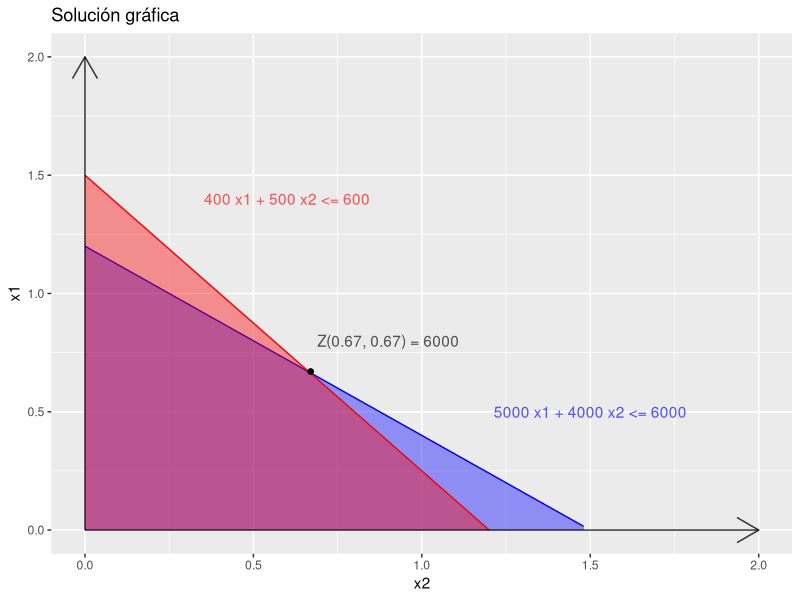

The R source for this figure:
## ---- chunk 1
# install.packages("lpSolve")
library(lpSolve)

# Coeficientes de la funcion objetivo
f.obj <- c(4500, 4500)
f.obj # Imprimimos los coef de la funcion obj, para ver que esten bien inicializados
## ---- chunk 2

# Inicializamos la matriz de coeficientes de las restricciones por fila
# No se considera la restricción de no negatividad ya que es asumida automáticamente
f.con <- matrix(c(5000, 4000, 400, 500), nrow = 2, byrow = TRUE)

# Inicializamos los signos de las inecuaciones
f.dir <- c("<=","<=")

# Inicializamos la columna de términos constantes
f.rhs <- c(6000,600)

## ---- chunk 3

# Valor final de Z
solution <- lp(direction = "max", objective.in = f.obj, const.mat = f.con, const.dir = f.dir, const.rhs = f.rhs)

max_value <- solution$objval
point <- solution$solution

print(paste(
  "El valor maximo en ganancias es igual a ", 
  max_value, 
  " y se obtine en el punto (x1,x2) = ", 
  format(round(point[1],2), nsmall = 2),
  " , ",
  format(round(point[2],2), nsmall = 2)
  ))

## ---- chunk 4
# install.packages("ggplot2")

library(ggplot2)
options(warn = -1)

fun.1 <- function(x) -0.8 * x + 1.2
fun.2 <- function(x) -1.25 * x + 1.5

ggplot(data.frame(x=c(0,2)), aes(x)) +
  stat_function(fun=fun.1, geom="area",fill="blue",alpha=0.4) +
  stat_function(fun=fun.1, geom="line",col="blue",alpha=1) +
  geom_text(aes(x=1.5,y=0.5,label="5000 x1 + 4000 x2 <= 6000"), col="blue", alpha=0.4) +
  
  stat_function(fun=fun.2, geom="area",fill="red",alpha=0.4) +
  stat_function(fun=fun.2, geom="line",col="red",alpha=1) +
  geom_text(aes(x=0.6,y=1.4,label="400 x1 + 500 x2 <= 600"), col="red", alpha=0.4) +
  
  geom_point(aes(x=0.67, y=0.67), colour="black")+
  geom_text(aes(x=0.9,y=0.8,label="Z(0.67, 0.67) = 6000"), col="black", alpha=0.4) +
  
  geom_segment(mapping=aes(x=0,y=0,xend=2, yend=0), arrow=arrow(), size=0.5, alpha=0.5) +
  geom_segment(mapping=aes(x=0,y=0,xend=0, yend=2), arrow=arrow(), size=0.5, alpha=0.5) +
  
  ylab("x1") + xlab ("x2") +
  ggtitle("Solución gráfica") +
  ylim(0,2)
